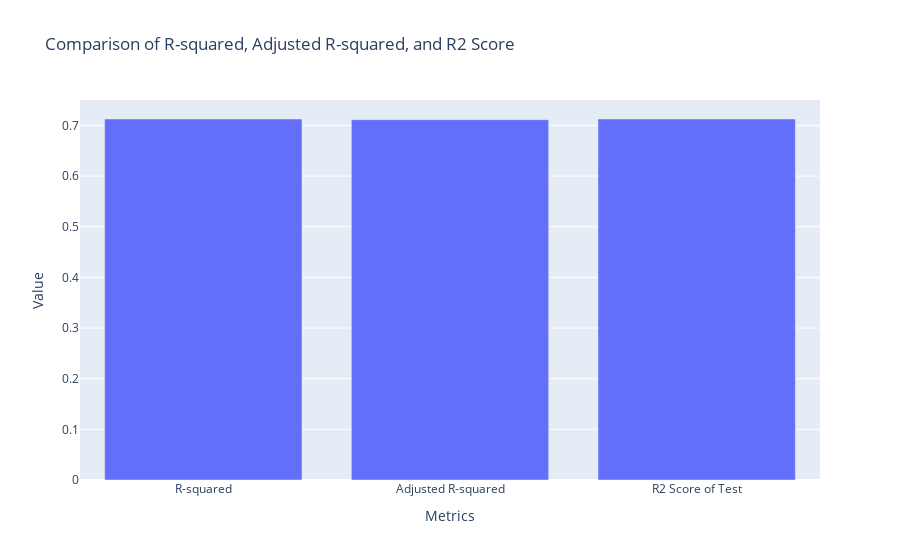

Source (notebook cell):
### Markdown cell above
# Bar visualization for each score

### Code cell
labels = ['R-squared', 'Adjusted R-squared', 'R2 Score of Test']
values = [a, b, c]

fig = go.Figure([go.Bar(x=labels, y=values)])

fig.update_layout(title='Comparison of R-squared, Adjusted R-squared, and R2 Score',
                  xaxis_title='Metrics',
                  yaxis_title='Value')

fig.show()

### Figure 1 — Plotly figure (JSON) as saved in the notebook; plotly's stock layout.template omitted (floating-point values rounded to 4 significant figures)
{"data": [{"type": "bar", "x": ["R-squared", "Adjusted R-squared", "R2 Score of Test"], "y": [0.7127, 0.7114, 0.7127]}], "layout": {"autosize": true, "title": {"text": "Comparison of R-squared, Adjusted R-squared, and R2 Score"}, "xaxis": {"autorange": true, "range": [-0.5, 2.5], "title": {"text": "Metrics"}, "type": "category"}, "yaxis": {"autorange": true, "range": [0, 0.7502], "title": {"text": "Value"}, "type": "linear"}}}
